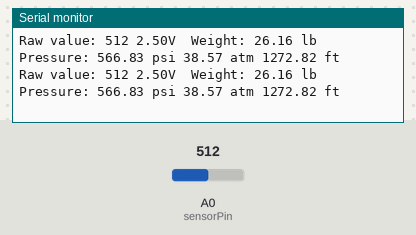
Bench run of a sketch on a simulated Arduino Uno, built with avr-gcc and run on an emulated ATmega328P. Shown: the last lines printed to the serial monitor. Inputs (shaded band) come from the test bench; at power-on: A0 (sensorPin) = 512.

Above: at 1.2 s.
1.3 s: A0 (sensorPin) set to 434
At 1.52 s:
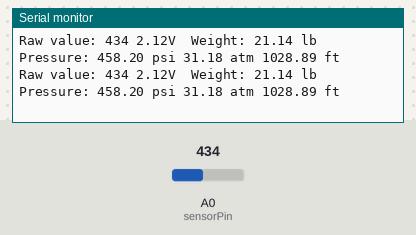
2.8 s: A0 (sensorPin) set to 412
At 2.8 s:
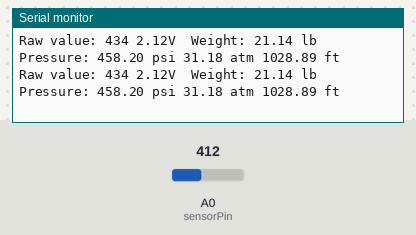
Timing chart, 0 to 5.8 s (numbered marks = the images above; inputs shaded):
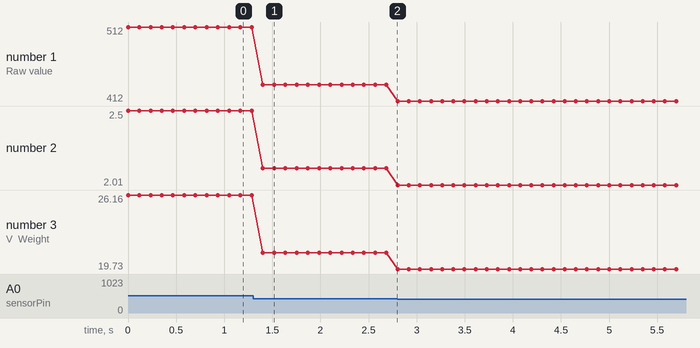

Measured:
- after the input at 1.3 s, the serial monitor: prints a new line after 0.10 s (image 1)
- plotted number 1: 512 → 434 after the input at 1.3 s, 434 → 412 after the input at 2.8 s
- plotted number 2: 2.5 → 2.12 after the input at 1.3 s, 2.12 → 2.01 after the input at 2.8 s
- plotted number 3: 26.16 → 21.14 after the input at 1.3 s, 21.14 → 19.73 after the input at 2.8 s

The sketch:

Pressure_Sensor.ino
```cpp
int sensorPin = A0;    // select the input pin for the potentiometer
int sensorValue = 0;  // variable to store the value coming from the sensor
int baseline = 105;

void setup() {
  Serial.begin(9600);
}

void loop() {
  // read the value from the sensor:
  sensorValue = analogRead(sensorPin);
  Serial.print("Raw value: ");
  Serial.print(sensorValue);
  Serial.print(" ");
  Serial.print(sensorValue * 0.00488281250);
  Serial.print("V\tWeight: ");
  Serial.print((sensorValue - baseline) * 0.06426735219);
  Serial.print(" lb ");
  Serial.print("Pressure: ");
  Serial.print(((sensorValue - baseline) * 0.06103515625)/0.04382512987);
  Serial.print(" psi ");
  Serial.print((((sensorValue - baseline) * 0.06103515625)/0.04382512987)/14.69595);
  Serial.print(" atm ");
  Serial.print(((((sensorValue - baseline) * 0.06103515625)/0.04382512987)/14.69595)*33);
  Serial.println(" ft");

  delay(100);
}
```
